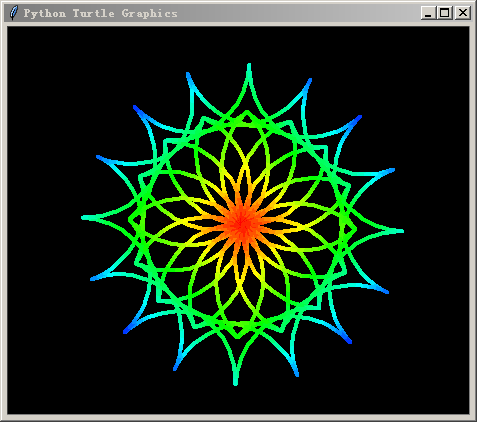

This chart was generated by the following Python code:
"""
  彩花之太阳花.py
 
  本程序需要coloradd模块支持,安装方法:
  pip install coloradd
  技术支持微信scartch8,QQ:406273900

"""
import turtle
from coloradd import colorset
from winsound import PlaySound,SND_ASYNC,SND_LOOP

def draw_pattern():
    """画一个图案"""
    for _ in range(4):
        for _ in range(18):
            x = turtle.xcor()
            y = turtle.ycor()
            # 让颜色和距离产生关联
            c = colorset(abs(x) + abs(y))
            turtle.color(c)
            turtle.fd(7)
            turtle.left(5)
        turtle.right(180)
        
turtle.pensize(4)                  # 设置画笔粗细为4
turtle.colormode(255)              # 设置颜色模式为255    
turtle.bgcolor('black')            # 设置背景颜色为黑色 
turtle.hideturtle()                # 隐藏海龟

PlaySound('Jacek_Darabasz-M.wav',SND_ASYNC|SND_LOOP)
# 下面是画图案，画完一个图案后让海龟旋转22.5度
for i in range(16):
    draw_pattern()
    turtle.right(360/16)

turtle.done()
